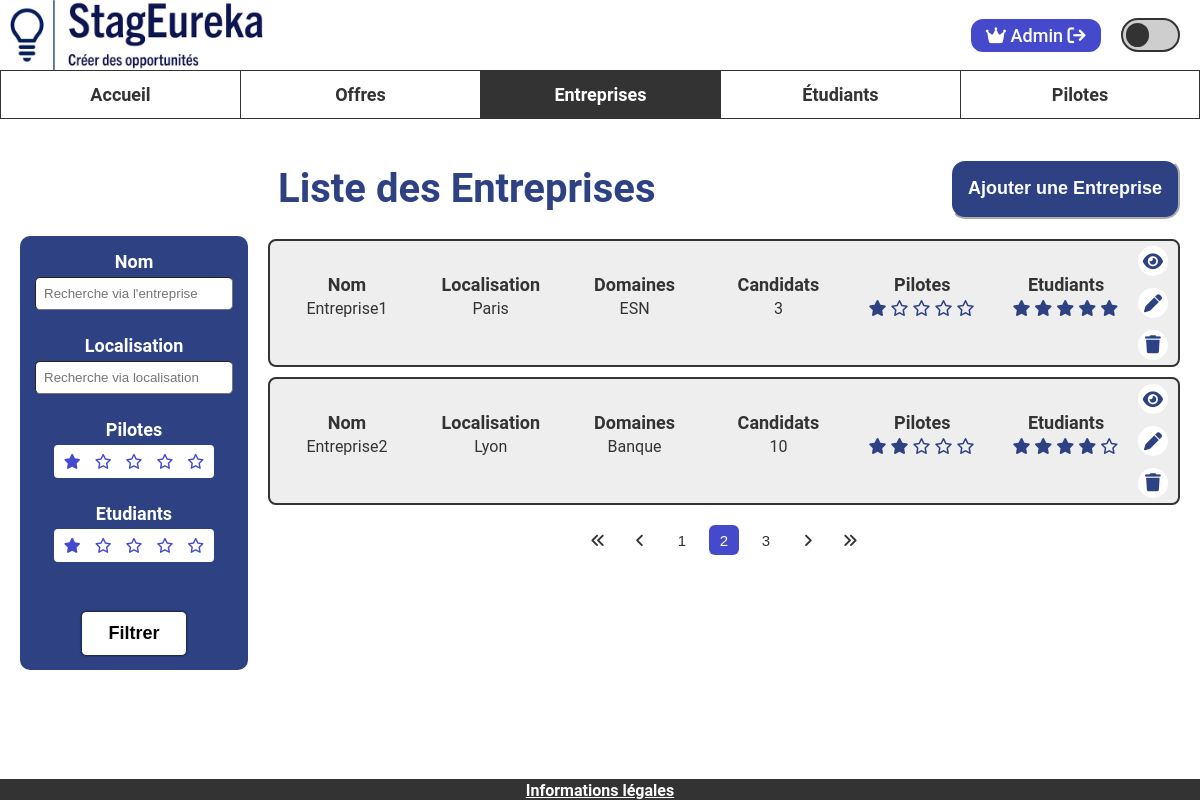
Screenshot of /www/entreprise/liste (signed in) with the database file from the repository.
### tables this page shows
CREATE TABLE Company (
   idCompany INT NOT NULL AUTO_INCREMENT,
   nameCompany VARCHAR(50) NOT NULL,
   activityAera VARCHAR(50) NOT NULL,
   applicationAmount INT NOT NULL DEFAULT 0,
   visible TINYINT(1) NOT NULL DEFAULT 1,
   PRIMARY KEY(idCompany)
);

CREATE TABLE City(
   idCity INT NOT NULL AUTO_INCREMENT,
   cityName VARCHAR(50),
   addressCode VARCHAR(10),
   PRIMARY KEY(idCity)
);

### www/modele/entreprise_modele.php (called while the page is built, shortened)
<?php
require_once "adresse_modele.php";
class Entreprise {
    public function __construct(int $id, string $nom, string $activite, int $nbCandidats, bool $visible, float $noteEtudiants, float $notePilotes, array $adresses) {
        $this->id = $id;
        $this->nom = $nom;
        $this->activite = $activite;
        $this->nbCandidats = $nbCandidats;
        $this->noteEtudiants = $noteEtudiants;
        $this->notePilotes = $notePilotes;
        $this->adresses = $adresses;
    }
}
function getEntreprisesFiltre(string $nomEntrepriseFiltre, string $localisationFiltre, int $notePiloteFiltre, int $noteEtudiantFiltre): ?array {
    $pdo = connexionBDD();
    $requete = $pdo->prepare("SELECT * FROM Company WHERE nameCompany LIKE :nomEntrepriseFiltre AND visible = 1");
    $requete->execute([
        ":nomEntrepriseFiltre" => "%" . $nomEntrepriseFiltre . "%"
    ]);
    $reponseBdd = $requete->fetchAll(PDO::FETCH_ASSOC);
    $entreprises = [];
    foreach ($reponseBdd as $ligneEntreprise) {
        $entreprise = new Entreprise(
            $ligneEntreprise["idCompany"],
            $ligneEntreprise["nameCompany"],
            $ligneEntreprise["activityAera"],
            $ligneEntreprise["applicationAmount"],
            $ligneEntreprise["visible"],
            getMoyenneNotesEntreprise($ligneEntreprise["idCompany"], "ETUDIANT"),
            getMoyenneNotesEntreprise($ligneEntreprise["idCompany"], "PILOTE"),
            getAdressesEntreprise($ligneEntreprise["idCompany"])
        );
        $entreprises[] = $entreprise;
    }
    return $entreprises;
}

### www/modele/adresse_modele.php (called while the page is built, shortened)
<?php
class Adresse {
    public function __construct(int $id, int $numero, string $rue, string $ville, string $codePostal) {
        $this->ville = $ville;
    }
}
function getAdressesEntreprise(int $idEntreprise): ?array {
    $pdo = connexionBDD();
    $requete = $pdo->prepare(
        "SELECT a.idAddress, a.streetNumber, a.streetName, city.cityName, city.addressCode
        FROM Company company
        JOIN is_settle s ON (company.idCompany = s.idCompany)
        JOIN Address a ON (s.idAddress = a.idAddress)
        JOIN City city ON (a.idCity = city.idCity)
        WHERE company.idCompany = :idEntreprise"
    );
    $requete->execute([
        ":idEntreprise" => $idEntreprise
    ]);
    $reponseBdd = $requete->fetchAll(PDO::FETCH_ASSOC);
    $adresses = [];
    foreach ($reponseBdd as $adresse) {
        $adresses[] = new Adresse(
            $adresse["idAddress"],
            $adresse["streetNumber"],
            $adresse["streetName"],
            $adresse["cityName"],
            $adresse["addressCode"]
        );
    }
    return $adresses;
}

### www/outils.php (called while the page is built, shortened)
<?php
function estAdmin(): bool {
    return isset($_SESSION["id"]) && isset($_SESSION["typeUtilisateur"]) && $_SESSION["typeUtilisateur"] == "ADMINISTRATEUR";
}

### www/vue/php/entreprise/liste_entreprises_vue.php (the view, shortened to what this page needs)
<?php
include_once "outils.php";
?>
<main class="main-affichage" id="main-liste-entreprises">
    <form action="<?= ADRESSE_SITE ?>/entreprise/liste" method="post">
        <div class="block-recherche" id="block-recherche-entreprises">
            <div id="champs-filtre">
                <div class="barres-recherche">
                    <div class="element-recherche" id="entreprise-recherche">
                        <label for="nom-entreprise-filtre">Nom</label>
                        <input type="text" placeholder="Recherche via l'entreprise" class="case-recherche" id="nom-entreprise-filtre" name="nom-entreprise-filtre">
                    </div>
                    <div class="element-recherche" id="localisation-recherche">
                        <label for="localisation-filtre">Localisation</label>
                        <input type="text" placeholder="Recherche via localisation" class="case-recherche" id="localisation-filtre" name="localisation-filtre">
                    </div>
                </div>
                <div class="recherche-etoiles">
                    <div class="element-recherche" id="note-pilotes">
                        <h3>Pilotes</h3>
                        <div class="champ-etoiles" id="etoiles-pilote-filtre">
                            <button type="button" class="etoile" id="filtre-etoile-pilote-1"><i class="fa-solid fa-star"></i></button>
                            <button type="button" class="etoile" id="filtre-etoile-pilote-2"><i class="fa-regular fa-star"></i></button>
                            <button type="button" class="etoile" id="filtre-etoile-pilote-3"><i class="fa-regular fa-star"></i></button>
                            <button type="button" class="etoile" id="filtre-etoile-pilote-4"><i class="fa-regular fa-star"></i></button>
                            <button type="button" class="etoile" id="filtre-etoile-pilote-5"><i class="fa-regular fa-star"></i></button>
                        </div>
                    </div>
                    <div class="element-recherche" id="note-etudiants">
                        <h3>Etudiants</h3>
                        <div class="champ-etoiles" id="etoiles-etudiant-filtre">
                            <button type="button" class="etoile" id="filtre-etoile-etudiant-1"><i class="fa-solid fa-star"></i></button>
                            <button type="button" class="etoile" id="filtre-etoile-etudiant-2"><i class="fa-regular fa-star"></i></button>
                            <button type="button" class="etoile" id="filtre-etoile-etudiant-3"><i class="fa-regular fa-star"></i></button>
                            <button type="button" class="etoile" id="filtre-etoile-etudiant-4"><i class="fa-regular fa-star"></i></button>
                            <button type="button" class="etoile" id="filtre-etoile-etudiant-5"><i class="fa-regular fa-star"></i></button>
                        </div>
                    </div>
                </div>
            </div>
            <button type="submit" class="bouton-filtrage">Filtrer</button>
        </div>
    </form>
    <div class="affichage-cartes">
        <div class="haut-page-liste-resultats">
            <h1 id="haut-h1">Liste des Entreprises</h1>
            <button id="haut-bouton" onclick="location.href='<?= ADRESSE_SITE ?>/entreprise/creer'">Ajouter une Entreprise</button>
        </div>
        <div id="selection-entreprise">
            <?php foreach ($entreprises as $entreprise) { ?>
                <div class="carte carte-entreprise" id="carte-entreprise-<?= $entreprise->id ?>">
                    <div class="info-carte">
                        <div class="element-carte">
                            <p class="element-carte-titre">Nom</p>
                            <p class="element-carte-valeur"><?= $entreprise->nom ?></p>
                        </div>
                        <?php if (count($entreprise->adresses) > 0) { ?>
                            <div class="element-carte">
                                <p class="element-carte-titre">Localisation</p>
                                <?php
                                $villesString = implode(", ", array_map(function ($adresse) {
                                    return $adresse->ville;
                                }, $entreprise->adresses));
                                ?>
                                <p class="element-carte-valeur"><?= $villesString ?></p>
                            </div>
                        <?php } ?>
                        <div class="element-carte">
                            <p class="element-carte-titre">Domaines</p>
                            <p class="element-carte-valeur"><?= $entreprise->activite ?></p>
                        </div>
                        <div class="element-carte div-carte-places">
                            <p class="element-carte-titre">Candidats</p>
                            <p class="element-carte-valeur"><?= $entreprise->nbCandidats ?></p>
                        </div>
                        <div class="element-carte div-carte-note-pilote">
                            <p class="element-carte-titre">Pilotes</p>
                            <p class="etoiles-bleues">
                                <?php if ($entreprise->notePilotes == -1) { ?>
                                    <?php for ($i = 0; $i < 5; $i++) { ?>
                                        <i class="fa-solid fa-star" style="color: grey;"></i>
                                    <?php } ?>
                                <?php } else { ?>
                                    <?php for ($i = 0; $i < 5; $i++) { ?>
                                        <i class="fa-<?= $i < $entreprise->notePilotes ? 'solid' : 'regular' ?> fa-star" title="<?= $entreprise->notePilotes ?>/5"></i>
                                    <?php } ?>
                                <?php } ?>
                            </p>
                        </div>
                        <div class="element-carte div-carte-note-etudiant">
                            <p class="element-carte-titre">Etudiants</p>
                            <p class="etoiles-bleues">
                                <?php if ($entreprise->noteEtudiants == -1) { ?>
                                    <?php for ($i = 0; $i < 5; $i++) { ?>
                                        <i class="fa-solid fa-star" style="color: grey;"></i>
                                    <?php } ?>
                                <?php } else { ?>
                                    <?php for ($i = 0; $i < 5; $i++) { ?>
                                        <i class="fa-<?= $i < $entreprise->noteEtudiants ? 'solid' : 'regular' ?> fa-star" title="<?= $entreprise->noteEtudiants ?>/5"></i>
                                    <?php } ?>
                                <?php } ?>
                            </p>
                        </div>
                        <div class="boutons-carte">
                            <button class="bouton-carte" onclick="location.href='<?= ADRESSE_SITE ?>/entreprise/lire/<?= $entreprise->id ?>'">
                                <i class="fa-solid fa-eye"></i>
                            </button>
                            <?php if (estAdmin() || estPilote()) { ?>
                                <button class="bouton-carte" onclick="location.href='<?= ADRESSE_SITE ?>/entreprise/modifier/<?= $entreprise->id ?>'">
                                    <i class="fa-solid fa-pen"></i>
                                </button>
                                <button class="bouton-carte" onclick="location.href='<?= ADRESSE_SITE ?>/entreprise/supprimer/<?= $entreprise->id ?>'">
                                    <i class="fa-solid fa-trash"></i>
                                </button>
                            <?php } ?>
                        </div>
                    </div>
                </div>
            <?php } ?>
            <div class="conteneur-pagination-cartes">
                <div class="pagination-cartes" id="pagination">
                    <button class="bouton-nav bouton-minimum"><i class="fa-solid fa-angles-left"></i></button>
                    <button class="bouton-nav bouton-precedent"><i class="fa-solid fa-angle-left"></i></button>
                    <button class="bouton-nav bouton-numero-precedent">1</button>
                    <button class="bouton-nav bouton-numero-actuel">2</button>
                    <button class="bouton-nav bouton-numero-suivant">3</button>
                    <button class="bouton-nav bouton-suivant"><i class="fa-solid fa-angle-right"></i></button>
                    <button class="bouton-nav bouton-extremum"><i class="fa-solid fa-angles-right"></i></button>
                </div>
            </div>
        </div>
    </div>
</main>
<?php
include "vue/php/mise_en_page_vue.php";
?>

### rows the page displays
company: nameCompany "Entreprise1", activityAera "ESN", applicationAmount "3"
city: cityName "Paris"
company: nameCompany "Entreprise2", activityAera "Banque", applicationAmount "10"
city: cityName "Lyon"

### other values shown
$_SESSION["prenom"] "Admin"
